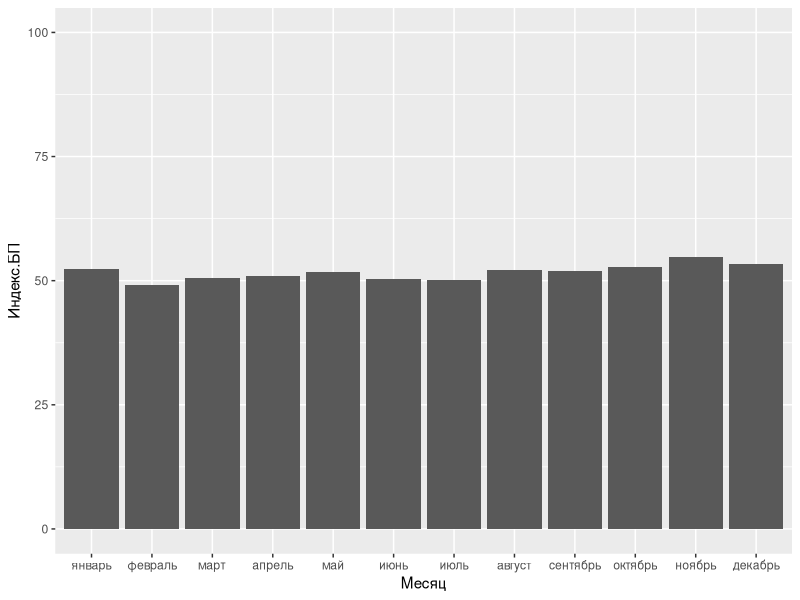
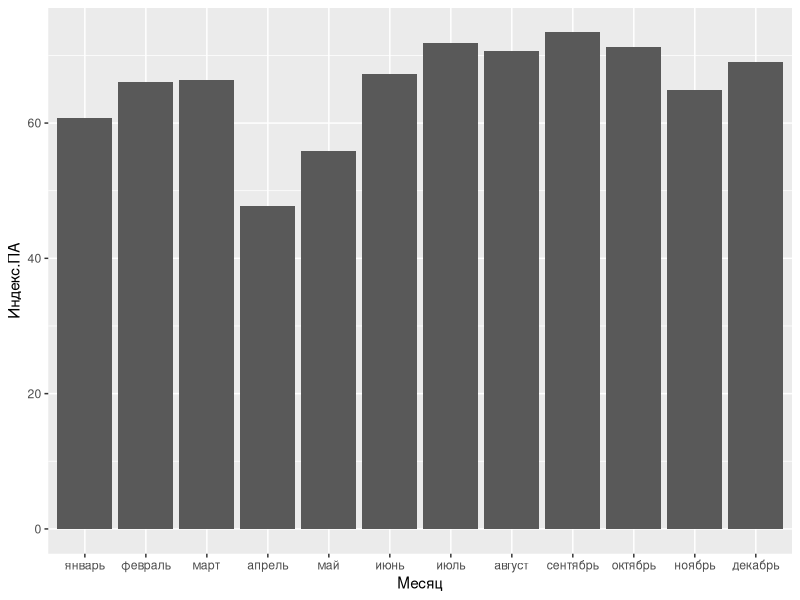
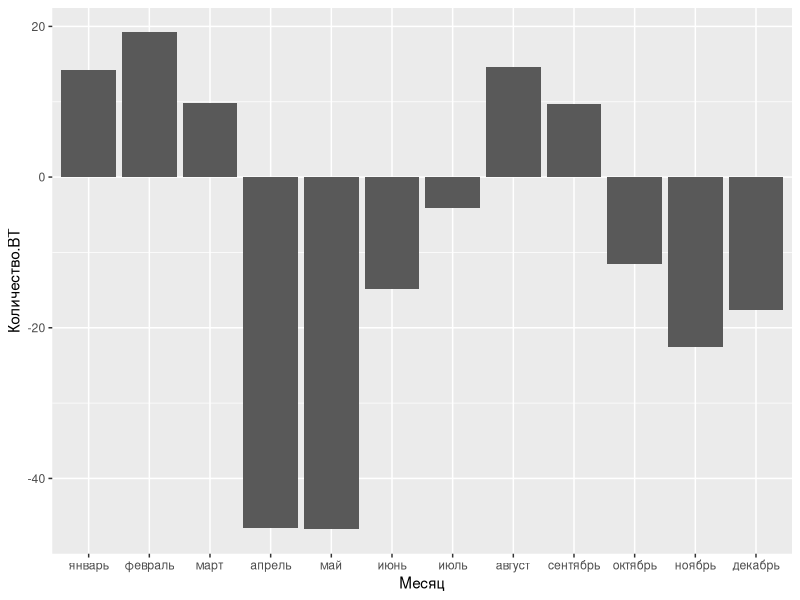
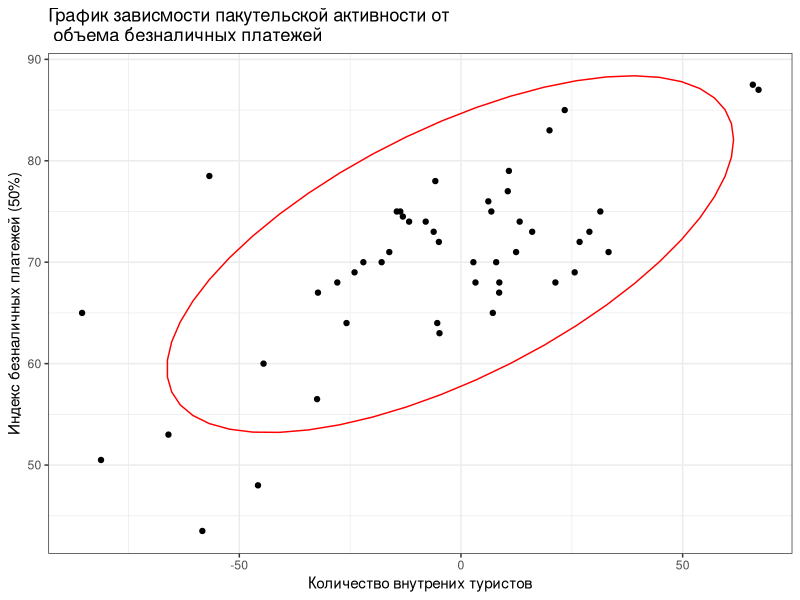

The R source for these figures, in order:
setwd('/Users/yadonistroman/Documents/GitHub/trustus-r/data')
library(tidyverse)
library(readxl)
df <- read_excel('total.xlsx')


df_for_hist <- df %>% group_by(Месяц) %>% summarise(Индекс.БП = round(mean(Индекс.БП), 1),
                                                    Индекс.ПА = round(mean(Индекс.ПА), 1),
                                                    Количество.ВТ = round(mean(Количество.ВТ), 1))

df_for_hist$Месяц <- factor(df_for_hist$Месяц, levels = c('январь', 'февраль', 'март', 'апрель', 'май', 'июнь', 
                                                          'июль', 'август', 'сентябрь', 'октябрь', 'ноябрь', 'декабрь'))

ggplot(data = df_for_hist, aes(x = Месяц, y = Индекс.БП)) + geom_col() + ylim(0, 100) 

ggplot(data = df_for_hist, aes(x = Месяц, y = Индекс.ПА)) + geom_col()

ggplot(data = df_for_hist, aes(x = Месяц, y = Количество.ВТ)) + geom_col()


BP <- ggplot(data = df, aes(y = Индекс.БП)) + geom_boxplot() + facet_wrap(~Месяц)
str(BP)
BP$layers$geom$extra_params
?geom_boxplot

extra <- function(data) {
  iqr <- IQR(data)
  q1 <- quantile(data, 0.25)
  q3 <- quantile(data, 0.75)
  lower_b <- q1 - 1.5 * iqr
  upper_b <- q3 + 1.5 * iqr
  return(c(lower_b, upper_b))
}

test_pa <- extra(df$Индекс.ПА)
df_out_index_pa <- df[df$Индекс.ПА < test_pa[1] | df$Индекс.ПА > test_pa[2], ]

test_bp <- extra(df$Индекс.БП)
df_out_index_bp <- df[df$Индекс.БП < test_bp[1] | df$Индекс.БП > test_bp[2], ]

test_vt <- extra(df$Количество.ВТ)
df_out_count_vt <- df[df$Количество.ВТ < test_vt[1] | df$Количество.ВТ > test_vt[2], ]

df_top_pa <- df %>% 
  group_by(Регион) %>% 
  summarise(`Индекс.ПА` = round(mean(Индекс.ПА), 1))

df_top_pa <- arrange(df_top_pa, desc(Индекс.ПА)) %>% top_n(30)

df_top_bp <- df %>% 
  group_by(Регион) %>% 
  summarise(`Индекс.БП` = round(mean(Индекс.БП), 1))

df_top_bp <- arrange(df_top_bp, desc(Индекс.БП)) %>% top_n(30)

df_top_bp_pa <- inner_join(df_top_bp, df_top_pa, by = 'Регион')

df_top <- df[df$Регион %in% df_top_bp_pa$Регион, ]

df_top <- df_top[df_top$Количество.ВТ > 0, ]

target_v <- c('калининградская область', 'камчатский край', 'кировская область', 'нижегородская область')
df_final <- df[df$Регион %in% target_v, ]

ggplot(data = df_final, aes(x = Количество.ВТ, y = Индекс.ПА)) + 
  geom_point() +
  theme_bw() +
  stat_ellipse(color = 'red') +
  labs(title = 'График зависмости пакутельской активности от\n объема безналичных платежей',
       x = 'Количество внутрених туристов',
       y = 'Индекс безналичных платежей (50%)')

cor.test(df_final$Количество.ВТ, df_final$Индекс.ПА)

df_ipot_cred <- df_final %>% select(Регион, `Всего одобренных заявок`, `Всего ипотечных сделок`)

func_ever <- function(df) {
  if (grepl('-', df)) {
    
  }
}
